Frame 1 (no input): blank canvas, image omitted
Frame 60 (the mouse pressed at the canvas centre just before this capture): blank canvas, image omitted
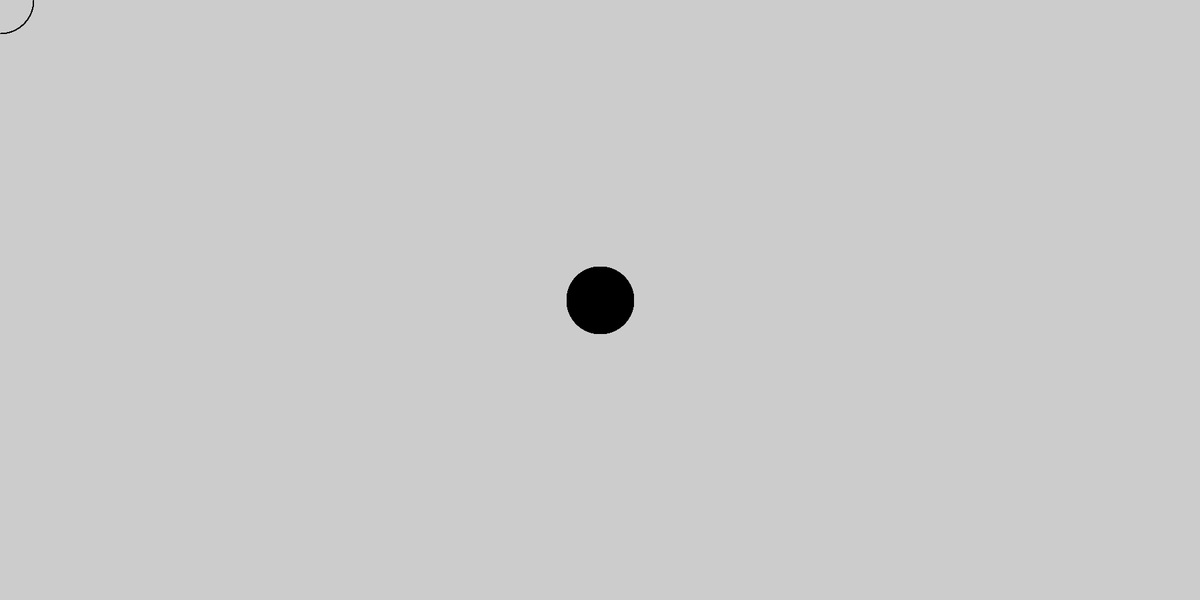
Frame 120 (the mouse held since frame 60 and released just before this capture)

The Processing sketch whose frames 1 and 60 were blank and that drew this single picture after the mouse press (run headless with seeded random() and noise(); from frame 60 on, the mouse is pressed at the canvas centre):

// Processing sketch: ArtCanvas
// ── ArtCanvas.pde
//Bismillahir Rahmanir Rahim ..
//Its my third Processing program ..
//I will make a program, that will utilize my mouse shapes ..

void setup ()                            //Its main function for Processing ..
{
  size ( 1800 , 900 );                    //A background with 500 pixels wide and 300 pixels high ..
}

void draw ()                             //Its a function under setup function ..
{
  if ( mousePressed )
  {
    fill ( 0 );
  }
  else 
  {
    fill ( 5500 );
  }
  ellipse ( mouseX , mouseY , 100 , 100 );
}
